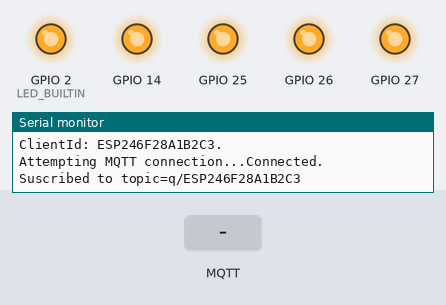
A program run on a simulated ESP32. Shown: output pins drawn as LEDs (lit = HIGH), the last lines printed to the serial monitor. The inputs (shaded band) are chosen by the test bench. WiFi joins after 1.5 s; servers stay silent unless stated; no MQTT or app messages arrive unless stated; not simulated (calls return 0 or success): secrets.h.

Above: at 2.7 s.
2.8 s: MQTT message "1" arrives on the first subscribed topic
At 2.9 s:
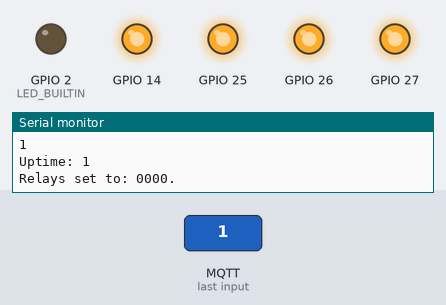
5.8 s: MQTT message "STATUS" arrives on the first subscribed topic
At 7.0 s:
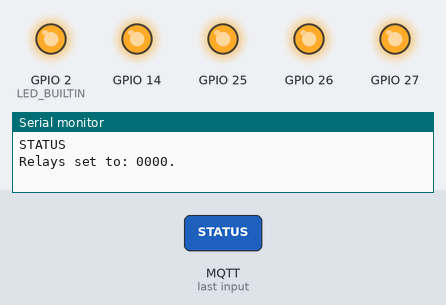
7.3 s: MQTT message "S" arrives on the first subscribed topic
At 8.0 s:
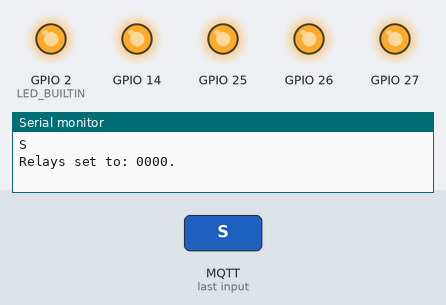
Timing chart, 0 to 10.3 s (numbered marks = the images above; inputs shaded):
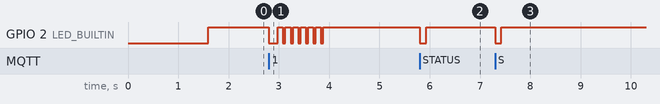

The program:

main.cpp
```cpp
/*********
  Rui Santos
  Complete project details at

  Read Mac:
    https://www.arduino.cc/en/Reference/WiFiMACAddress
*********/

#include <WiFi.h>
#include <PubSubClient.h>
#include "secrets.h"
#include "sleep.h"
#include "setup.h"
#include "config.h"
#include "gpio.h"


WiFiClient espClient;
PubSubClient client(espClient);
long lastBeacon = 0;
long lastBoot = 0;
long lastOrder = 0;

char msg[50];
int value = 0;
char clientId[20];
String relayStatus;
int curTime;


// Parse cmd
int parse_cmd(String input) {

  char delimiter[] = ";";
  char* ptr;
  char buf[15];

  #ifdef DEBUG
  Serial.println(input);
  #endif

  //Asking for status ?
  if ((input == "STATUS") || (input == "S")) {
    return 0;
  }

  input.toCharArray(buf, sizeof(buf));

  // Get TimeOut
  ptr = strtok(buf, delimiter);
  if (ptr != NULL) {
    curTime = String(ptr).toInt();
    lastOrder = millis();
    Serial.println("Uptime: " + String(curTime));
  }

  // Get Gpio Status
  ptr = strtok (NULL, delimiter);
  if (ptr != NULL) {
    relayStatus = String(ptr);
    Serial.println("Relay status: " + relayStatus);
  }

  // Sanity
  if (curTime <= 0) {
    curTime = 0;
    relayStatus = "0000";
  }

  return(0);
}


// callback function
void callback(char* topic, byte* message, unsigned int length) {
  digitalWrite(LED_BUILTIN, LOW);
  Serial.print("Message arrived on topic: ");
  Serial.print(topic);
  Serial.print(". Message: ");
  String messageOrder;

  for (int i = 0; i < length; i++) {
    Serial.print((char)message[i]);
    messageOrder += (char)message[i];
  }
  Serial.println();

  // Feel free to add more if statements to control more GPIOs with MQTT

  // If a message is received on the topic esp32/output, you check if the message is either "on" or "off".
  // Changes the output state according to the message
  //if (String(topic) == MQTT_TOPIC_OUT) {
  parse_cmd(messageOrder);
  update_gpio(relayStatus);
  //}

  char aTopic[50];
  strcpy(aTopic,"a/");
  strcat(aTopic,clientId);
  client.publish(aTopic, "ok");

  delay(100);
  digitalWrite(LED_BUILTIN, HIGH);
}


////////
int reconnect() {
  char topic[50];

  Serial.print("Attempting MQTT connection...");
  // Attempt to connect
  if (!client.connect(clientId)) {
    Serial.print("failed, rc=");
    Serial.print(client.state());
    Serial.println(" try again in 1 seconds");
    delay(1000);
    return -1;
  }
  Serial.println("Connected.");

  // Subscribe
  strcpy(topic,"q/");
  strcat(topic,clientId);
  client.subscribe(topic);
  Serial.print("Suscribed to topic=");
  Serial.println(topic);

  return 0;
}


void setup() {
  pinMode(LED_BUILTIN, OUTPUT);
  digitalWrite(LED_BUILTIN, LOW);
  Serial.begin(9600);
  lastBoot = millis();
  sleep_setup();
  setup_wifi();
  setup_gpio();
  set_clientId(clientId,sizeof(clientId));
  client.setServer(MQTT_SERVER, MQTT_PORT);
  client.setCallback(callback);
  digitalWrite(LED_BUILTIN, HIGH);
}


void loop() {

  long now = millis();

  if (WiFi.status() != WL_CONNECTED) {
    sleep_now();
  }

  if (!client.connected()) {
    if(reconnect() < 0) {
      return;
    }
  }

  client.loop();

  // Send beacon message
  if (now - lastBeacon > 60000) {
    lastBeacon = now;
    char topic[50];
    strcpy(topic,"b/");
    strcat(topic,clientId);
    client.publish(topic, "ok");
  }

  //blink LED_BUILTIN when relays are up
  if (curTime > 0) {
    digitalWrite(LED_BUILTIN, LOW);
    delay(50);
    digitalWrite(LED_BUILTIN, HIGH);
    delay(100);
  }

  // end of time
  if ( curTime > 0   &&   (now - lastOrder) > curTime*1000 ) {
    curTime = 0;
    relayStatus = "0000";
    update_gpio(relayStatus);
  }

}
```

setup.cpp
```cpp
#include <Arduino.h>
//#include <ESP8266WiFi.h>
#include <WiFi.h>


#include "setup.h"
#include "secrets.h"
#include "config.h"

String mac;


void setup_wifi() {

  delay(10);
  // We start by connecting to a WiFi network
  Serial.println();
  Serial.print("Connecting to ");
  Serial.println(WIFI_SSID);

  WiFi.begin(WIFI_SSID, WIFI_PASS);

  while (WiFi.status() != WL_CONNECTED) {
    delay(500);
    Serial.print(".");
  }

  randomSeed(micros());

  mac = WiFi.macAddress();
  Serial.print("WiFi MAC: ");
  Serial.println(mac);

  Serial.println("");
  Serial.println("WiFi connected");
  Serial.println("IP address: ");
  Serial.println(WiFi.localIP());
}


void set_clientId(char * clientId, int clientSize) {

  strcpy(clientId,MQTT_CLIENT_ID);
  //Serial.print("Client MAC: ");
  //Serial.println(mac);
  int length = mac.length();
  int pos = strlen(clientId);

  for (int i = 0; i < length ; i++) {

    if ((char)mac[i] == ':') {
      continue;
    }

    if (pos > clientSize-2) {
      break;
    }

    clientId[pos] = (char)mac[i];
    pos++;
  }

  clientId[pos]=0;
  Serial.print("ClientId: ");
  Serial.print(clientId);
  Serial.println(".");
}
```

setup.h
```cpp
#ifndef H_WIFI
#define H_WIFI

void setup_wifi();
void set_clientId(char * clientId, int clientSize);

#endif
```

sleep.cpp
```cpp
#include <Arduino.h>
#include "sleep.h"

#define uS_TO_S_FACTOR 1000000  /* Conversion factor for micro seconds to seconds */
#define TIME_TO_SLEEP  900      /* Time ESP32 will go to sleep (in seconds) */

RTC_DATA_ATTR int bootCount = 0;

/*
Method to print the reason by which ESP32
has been awaken from sleep
*/
void sleep_setup(){

  esp_sleep_wakeup_cause_t wakeup_reason;

  wakeup_reason = esp_sleep_get_wakeup_cause();

  ++bootCount;
  Serial.println("Boot number: " + String(bootCount));

  switch(wakeup_reason)
  {
    case ESP_SLEEP_WAKEUP_EXT0 : Serial.println("Wakeup caused by external signal using RTC_IO"); break;
    case ESP_SLEEP_WAKEUP_EXT1 : Serial.println("Wakeup caused by external signal using RTC_CNTL"); break;
    case ESP_SLEEP_WAKEUP_TIMER : Serial.println("Wakeup caused by timer"); break;
    case ESP_SLEEP_WAKEUP_TOUCHPAD : Serial.println("Wakeup caused by touchpad"); break;
    case ESP_SLEEP_WAKEUP_ULP : Serial.println("Wakeup caused by ULP program"); break;
    default : Serial.printf("Wakeup was not caused by deep sleep: %d\n",wakeup_reason); break;
  }

  esp_sleep_enable_timer_wakeup(TIME_TO_SLEEP * uS_TO_S_FACTOR);
  Serial.println("Setup ESP32 to sleep for " + String(TIME_TO_SLEEP) + " Seconds");
}


void sleep_now(){
  Serial.println("Going to sleep now");
  Serial.flush();
  esp_deep_sleep_start();
  Serial.println("This will never be printed");
}
```

sleep.h
```cpp
#ifndef H_SLEEP
#define H_SLEEP


void sleep_setup();
void sleep_now();

#endif
```

config.h
```cpp
#ifndef H_CONFIG
#define H_CONFIG


// Add your MQTT Broker IP address, example:
#define MQTT_SERVER      "192.168.1.19"
#define MQTT_PORT        1883
#define MQTT_CLIENT_ID   "ESP"
#define MQTT_TOPIC_OUT   "output"
#define MQTT_TOPIC_TEMP  "temp"
#define MQTT_TOPIC_HUMI  "humi"
#define MQTT_TOPIC_MOIS  "mois"

#define DEBUG 1

//#define MQTT_TOPIC_CALLHOME  "callhome"

//Geekworm board
//#define LED_BUILTIN 0

//relay ports
#define RELAY1 25
#define RELAY2 26
#define RELAY3 27
#define RELAY4 14


#endif
```

gpio.cpp
```cpp
#include <Arduino.h>
#include "gpio.h"
#include "config.h"

unsigned int relayList[4];

/////////////
void setup_gpio() {

  relayList[0] = RELAY1;
  relayList[1] = RELAY2;
  relayList[2] = RELAY3;
  relayList[3] = RELAY4;

  int length = (sizeof(relayList)/sizeof(*relayList));

  for (int i=0; i < length; i++) {
    pinMode(relayList[i], OUTPUT);
    digitalWrite(relayList[i],HIGH);
  }

}

/////////////////////
void update_gpio(String status) {

  int pinValue = 0;
  int length = (sizeof(relayList)/sizeof(*relayList));

  Serial.print("Relays set to: ");
  //Serial.println(status);

  for (int i=0; i < length; i++){

    if (status.charAt(i) == '1') {
      Serial.print("1");
      pinValue = LOW;
    } else {
      Serial.print("0");
      pinValue = HIGH;
    }

    digitalWrite(relayList[i],pinValue);
  }

  Serial.println(".");
}
```

gpio.h
```cpp
#ifndef H_GPIO
#define H_GPIO

void setup_gpio();
void update_gpio(String status);

#endif
```

Measured:
- after the input at 2.8 s, GPIO 2 (LED_BUILTIN): HIGH → LOW at once, then repeats every 0.15 s: HIGH 0.10 s, LOW 0.05 s, until it stays HIGH from 3.9 s
- after the input at 5.8 s, GPIO 2 (LED_BUILTIN): HIGH → LOW at once, → HIGH 0.13 s later
- after the input at 7.3 s, GPIO 2 (LED_BUILTIN): HIGH → LOW at once, → HIGH 0.12 s later
